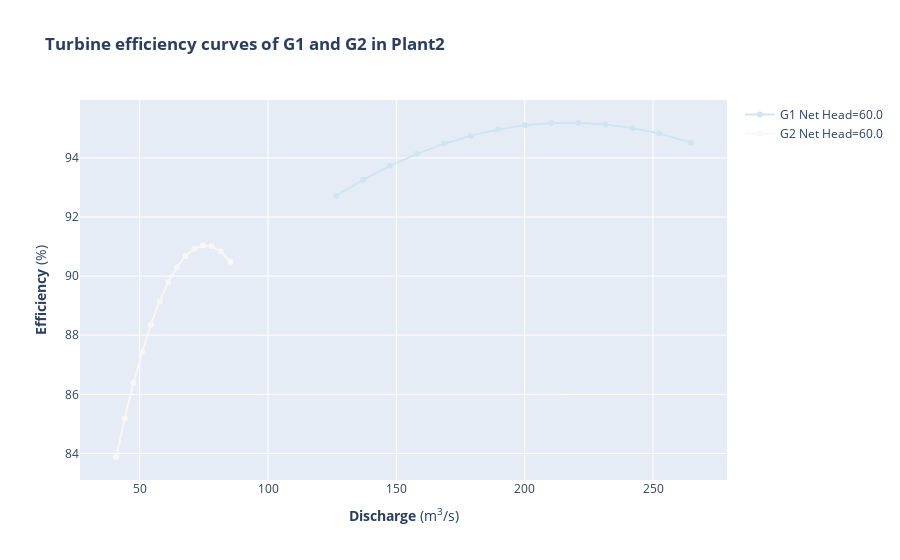

The notebook cell this image was saved under:
### Code cell
# Plot the turbine efficiency curves of G1 and G2 (G3, G4 are the same as G2) in Plant2 
turb_eff_curves_G1=shop.model.generator.Plant2_Generator1.turb_eff_curves.get()
turb_eff_curves_G2=shop.model.generator.Plant2_Generator2.turb_eff_curves.get()

fig = go.Figure()

for curve in turb_eff_curves_G1:
    color+=1
    curve_name="G1 Net Head="+str(curve.name)
    fig.add_trace(go.Scatter(x=curve.index, y=curve.values, marker_color = colorscale[color], name=curve_name, mode="lines+markers", line=dict(width=2)))

for curve in turb_eff_curves_G2:
    color+=1
    curve_name="G2 Net Head="+str(curve.name)
    fig.add_trace(go.Scatter(x=curve.index, y=curve.values, marker_color = colorscale[color], name=curve_name, mode="lines+markers", line=dict(width=2)))
    
fig.update_layout(title="<b>Turbine efficiency curves of G1 and G2 in Plant2</b>", xaxis_title="<b>Discharge</b> (m<sup>3</sup>/s)", yaxis_title="<b>Efficiency</b> (%)")

fig.show()

### Figure 1 — Plotly figure (JSON) as saved in the notebook; plotly's stock layout.template omitted (floating-point values rounded to 4 significant figures)
{"data": [{"line": {"width": 2}, "marker": {"color": "rgb(209,229,240)"}, "mode": "lines+markers", "name": "G1 Net Head=60.0", "type": "scatter", "x": [126.5, 137.0, 147.5, 158, 168.5, 179.0, 189.5, 200.0, 210.5, 220.9, 231.4, 241.9, 252.4, 264.7], "y": [92.72, 93.26, 93.73, 94.14, 94.48, 94.75, 94.96, 95.1, 95.18, 95.19, 95.13, 95.01, 94.82, 94.52]}, {"line": {"width": 2}, "marker": {"color": "rgb(247,247,247)"}, "mode": "lines+markers", "name": "G2 Net Head=60.0", "type": "scatter", "x": [40.82, 44.2, 47.58, 50.97, 54.36, 57.75, 61.13, 64.51, 67.89, 71.27, 74.66, 78.04, 81.44, 85.4], "y": [83.87, 85.19, 86.38, 87.44, 88.36, 89.14, 89.79, 90.3, 90.68, 90.92, 91.03, 91.01, 90.84, 90.48]}], "layout": {"autosize": true, "title": {"text": "<b>Turbine efficiency curves of G1 and G2 in Plant2</b>"}, "xaxis": {"autorange": true, "range": [27.21, 278.3], "title": {"text": "<b>Discharge</b> (m<sup>3</sup>/s)"}, "type": "linear"}, "yaxis": {"autorange": true, "range": [82.94, 96.12], "title": {"text": "<b>Efficiency</b> (%)"}, "type": "linear"}}}
